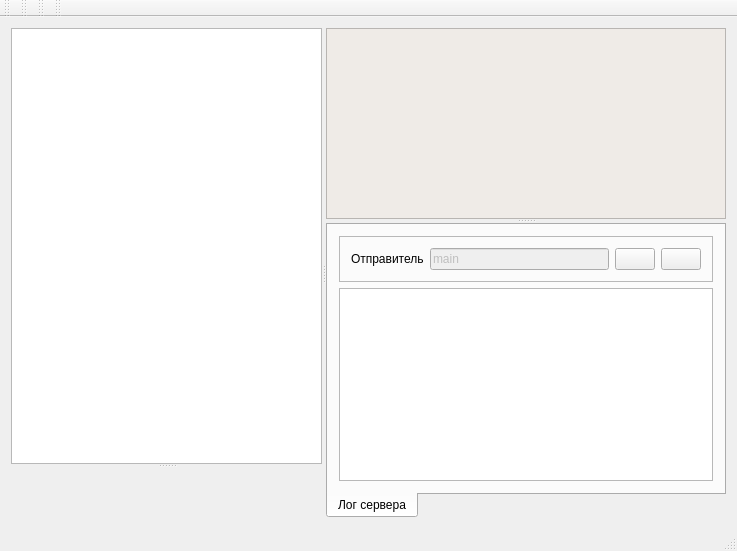
<?xml version="1.0" encoding="UTF-8"?>
<ui version="4.0">
 <class>MainWindow</class>
 <widget class="QMainWindow" name="MainWindow">
  <property name="geometry">
   <rect>
    <x>0</x>
    <y>0</y>
    <width>737</width>
    <height>551</height>
   </rect>
  </property>
  <property name="windowTitle">
   <string>MainWindow</string>
  </property>
  <property name="windowIcon">
   <iconset resource="res.qrc">
    <normaloff>:/signals/icons/application-default-icon_37713.ico</normaloff>:/signals/icons/application-default-icon_37713.ico</iconset>
  </property>
  <widget class="QWidget" name="centralWidget">
   <layout class="QVBoxLayout" name="verticalLayout">
    <item>
     <widget class="QSplitter" name="splitter_3">
      <property name="orientation">
       <enum>Qt::Horizontal</enum>
      </property>
      <property name="childrenCollapsible">
       <bool>false</bool>
      </property>
      <widget class="QSplitter" name="splitter">
       <property name="sizePolicy">
        <sizepolicy hsizetype="Minimum" vsizetype="Expanding">
         <horstretch>0</horstretch>
         <verstretch>0</verstretch>
        </sizepolicy>
       </property>
       <property name="orientation">
        <enum>Qt::Vertical</enum>
       </property>
       <property name="childrenCollapsible">
        <bool>false</bool>
       </property>
       <widget class="QTreeView" name="treeView">
        <property name="sizePolicy">
         <sizepolicy hsizetype="Preferred" vsizetype="Expanding">
          <horstretch>0</horstretch>
          <verstretch>0</verstretch>
         </sizepolicy>
        </property>
        <property name="selectionBehavior">
         <enum>QAbstractItemView::SelectRows</enum>
        </property>
        <property name="rootIsDecorated">
         <bool>false</bool>
        </property>
        <property name="expandsOnDoubleClick">
         <bool>false</bool>
        </property>
        <attribute name="headerVisible">
         <bool>false</bool>
        </attribute>
       </widget>
       <widget class="QWidget" name="widgetControls" native="true">
        <layout class="QVBoxLayout" name="vlayControls"/>
       </widget>
      </widget>
      <widget class="QSplitter" name="splitter_2">
       <property name="sizePolicy">
        <sizepolicy hsizetype="Expanding" vsizetype="Expanding">
         <horstretch>0</horstretch>
         <verstretch>0</verstretch>
        </sizepolicy>
       </property>
       <property name="orientation">
        <enum>Qt::Vertical</enum>
       </property>
       <property name="childrenCollapsible">
        <bool>false</bool>
       </property>
       <widget class="QTextBrowser" name="textBrowser">
        <property name="styleSheet">
         <string notr="true">background-color: rgb(239, 235, 231);</string>
        </property>
        <property name="html">
         <string>&lt;!DOCTYPE HTML PUBLIC &quot;-//W3C//DTD HTML 4.0//EN&quot; &quot;http://www.w3.org/TR/REC-html40/strict.dtd&quot;&gt;
&lt;html&gt;&lt;head&gt;&lt;meta name=&quot;qrichtext&quot; content=&quot;1&quot; /&gt;&lt;style type=&quot;text/css&quot;&gt;
p, li { white-space: pre-wrap; }
&lt;/style&gt;&lt;/head&gt;&lt;body style=&quot; font-family:'Sans Serif'; font-size:9pt; font-weight:400; font-style:normal;&quot;&gt;
&lt;p style=&quot;-qt-paragraph-type:empty; margin-top:0px; margin-bottom:0px; margin-left:0px; margin-right:0px; -qt-block-indent:0; text-indent:0px;&quot;&gt;&lt;br /&gt;&lt;/p&gt;&lt;/body&gt;&lt;/html&gt;</string>
        </property>
       </widget>
       <widget class="QTabWidget" name="tabWidget">
        <property name="tabPosition">
         <enum>QTabWidget::South</enum>
        </property>
        <property name="currentIndex">
         <number>0</number>
        </property>
        <widget class="QWidget" name="tab">
         <attribute name="title">
          <string>Лог сервера</string>
         </attribute>
         <layout class="QVBoxLayout" name="verticalLayout_2">
          <item>
           <widget class="QFrame" name="frame">
            <property name="frameShape">
             <enum>QFrame::StyledPanel</enum>
            </property>
            <property name="frameShadow">
             <enum>QFrame::Raised</enum>
            </property>
            <layout class="QHBoxLayout" name="horizontalLayout">
             <item>
              <widget class="QLabel" name="label">
               <property name="text">
                <string>Отправитель</string>
               </property>
              </widget>
             </item>
             <item>
              <widget class="QLineEdit" name="lineSender">
               <property name="enabled">
                <bool>false</bool>
               </property>
               <property name="text">
                <string>main</string>
               </property>
              </widget>
             </item>
             <item>
              <widget class="QPushButton" name="bnEditSender">
               <property name="text">
                <string/>
               </property>
               <property name="icon">
                <iconset resource="res.qrc">
                 <normaloff>:/my_icons/icons/004-lock.png</normaloff>:/my_icons/icons/004-lock.png</iconset>
               </property>
              </widget>
             </item>
             <item>
              <widget class="QPushButton" name="bnClear">
               <property name="text">
                <string/>
               </property>
               <property name="icon">
                <iconset resource="res.qrc">
                 <normaloff>:/my_icons/icons/008-content.png</normaloff>:/my_icons/icons/008-content.png</iconset>
               </property>
              </widget>
             </item>
            </layout>
           </widget>
          </item>
          <item>
           <widget class="QTextEdit" name="textLog"/>
          </item>
         </layout>
        </widget>
       </widget>
      </widget>
     </widget>
    </item>
   </layout>
  </widget>
  <widget class="QMenuBar" name="menuBar">
   <property name="geometry">
    <rect>
     <x>0</x>
     <y>0</y>
     <width>737</width>
     <height>22</height>
    </rect>
   </property>
  </widget>
  <widget class="QToolBar" name="mainToolBar">
   <property name="sizePolicy">
    <sizepolicy hsizetype="Expanding" vsizetype="Fixed">
     <horstretch>0</horstretch>
     <verstretch>0</verstretch>
    </sizepolicy>
   </property>
   <property name="minimumSize">
    <size>
     <width>0</width>
     <height>0</height>
    </size>
   </property>
   <property name="layoutDirection">
    <enum>Qt::LeftToRight</enum>
   </property>
   <property name="iconSize">
    <size>
     <width>32</width>
     <height>32</height>
    </size>
   </property>
   <attribute name="toolBarArea">
    <enum>TopToolBarArea</enum>
   </attribute>
   <attribute name="toolBarBreak">
    <bool>false</bool>
   </attribute>
  </widget>
  <widget class="QStatusBar" name="statusBar"/>
  <widget class="QToolBar" name="toolBarConfig">
   <property name="sizePolicy">
    <sizepolicy hsizetype="Preferred" vsizetype="Fixed">
     <horstretch>0</horstretch>
     <verstretch>0</verstretch>
    </sizepolicy>
   </property>
   <property name="maximumSize">
    <size>
     <width>16777215</width>
     <height>16777215</height>
    </size>
   </property>
   <property name="windowTitle">
    <string>toolBar</string>
   </property>
   <attribute name="toolBarArea">
    <enum>TopToolBarArea</enum>
   </attribute>
   <attribute name="toolBarBreak">
    <bool>false</bool>
   </attribute>
  </widget>
  <widget class="QToolBar" name="toolBarAuth">
   <property name="windowTitle">
    <string>toolBar_2</string>
   </property>
   <property name="layoutDirection">
    <enum>Qt::RightToLeft</enum>
   </property>
   <property name="iconSize">
    <size>
     <width>32</width>
     <height>32</height>
    </size>
   </property>
   <attribute name="toolBarArea">
    <enum>TopToolBarArea</enum>
   </attribute>
   <attribute name="toolBarBreak">
    <bool>false</bool>
   </attribute>
  </widget>
  <widget class="QToolBar" name="toolBarBackup">
   <property name="windowTitle">
    <string>toolBar</string>
   </property>
   <attribute name="toolBarArea">
    <enum>TopToolBarArea</enum>
   </attribute>
   <attribute name="toolBarBreak">
    <bool>false</bool>
   </attribute>
  </widget>
 </widget>
 <layoutdefault spacing="6" margin="11"/>
 <tabstops>
  <tabstop>treeView</tabstop>
  <tabstop>textBrowser</tabstop>
 </tabstops>
 <resources>
  <include location="res.qrc"/>
 </resources>
 <connections/>
</ui>
